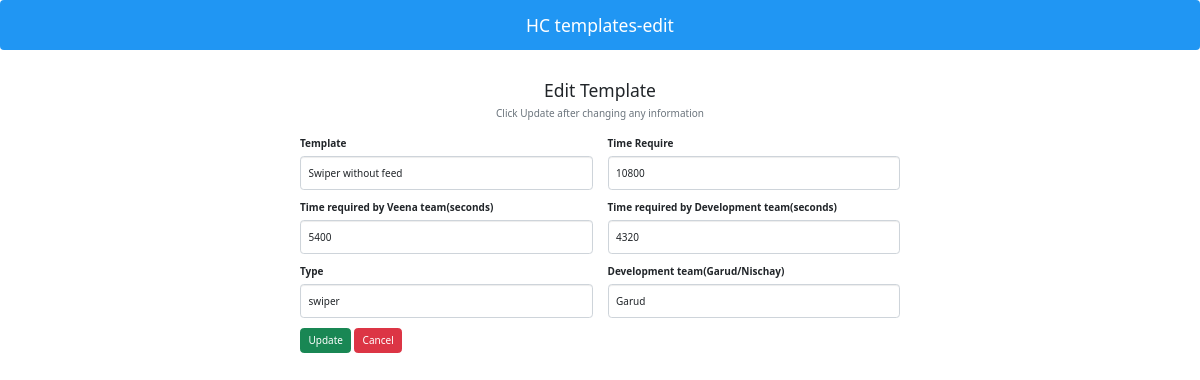
/tracker_update/edit.php?sno=3, run on the app's committed database.
### tables this page shows
CREATE TABLE `hc_templates` (
  `sno` int(11) NOT NULL,
  `template` varchar(255) NOT NULL,
  `time_req_veena` int(100) NOT NULL,
  `time_req_dev` int(11) NOT NULL,
  `time_req` int(100) NOT NULL,
  `type` varchar(255) NOT NULL,
  `development_assign` varchar(100) NOT NULL
);

### tracker_update/edit.php (the view, shortened to what this page needs)
<?php
include "../conn.php";
$sno=$_GET['sno'];
?>
<!DOCTYPE html>
<html lang="en">
<head>
<link href="https://cdn.jsdelivr.net/npm/bootstrap@5.2.1/dist/css/bootstrap.min.css" rel="stylesheet">
<link rel="stylesheet" href="https://cdnjs.cloudflare.com/ajax/libs/font-awesome/6.2.0/css/all.min.css" />
</head>
<body>
<nav class="navbar navbar-light justify-content-center fs-3 mb-5" style="background-color:#2096f3;color:#fff">
HC templates-edit
</nav>
<div class="container">
    <div class="text-center mb-4">
        <h3>
            Edit Template
        </h3>
        <p class="text-muted">
            Click Update after changing any information
        </p>
    </div>
<?php
$sql="SELECT * FROM `hc_templates` WHERE sno=$sno LIMIT 1";
$result=mysqli_query($connectDB,$sql);
$row=mysqli_fetch_assoc($result);
?>
    <div class="container d-flex justify-content-center">
        <form action="" method="post" style="width:50vw;min-width:300px;">
            <div class="row mb-3">
                <div class="col">
                    <label class="form-label">Template</label>
                    <input type="text" class="form-control" name="template" value="<?php echo $row['template']?>">
                </div>
                <div class="col">
                    <label class="form-label">Time Require</label>
                    <input type="text" class="form-control" name="time_req" value="<?php echo $row['time_req']?>">
                </div>
            </div>
            <div class="row mb-3">
                <div class="col">
                    <label class="form-label">Time required by Veena team(seconds)</label>
                    <input type="text" class="form-control" name="time_req_veena" value="<?php echo $row['time_req_veena']?>">
                </div>
                <div class="col">
                    <label class="form-label">Time required by Development team(seconds)</label>
                    <input type="text" class="form-control" name="time_req_dev" value="<?php echo $row['time_req_dev']?>">
                </div>
            </div>
            <div class="row mb-3">
            <div class="col">
                <label class="form-label">Type</label>
                <input type="text" class="form-control" name="type"  value="<?php echo $row['type']?>">
            </div>
                <div class="col">
                    <label class="form-label">Development team(Garud/Nischay)</label>
                    <input type="text" class="form-control" name="development_assign" value="<?php echo $row['development_assign']?>">
                </div>
            </div>
            <div>
                <button type="submit" class="btn btn-success" name="submit">Update</button>
                <a href="index.php" class="btn btn-danger">Cancel</a>
            </div>
        </form>
    </div>
</div>
</body>
</html>

### data on the page
hc_templates: template "Swiper without feed", time_req "10800", time_req_veena "5400", time_req_dev "4320", type "swiper", development_assign "Garud"
